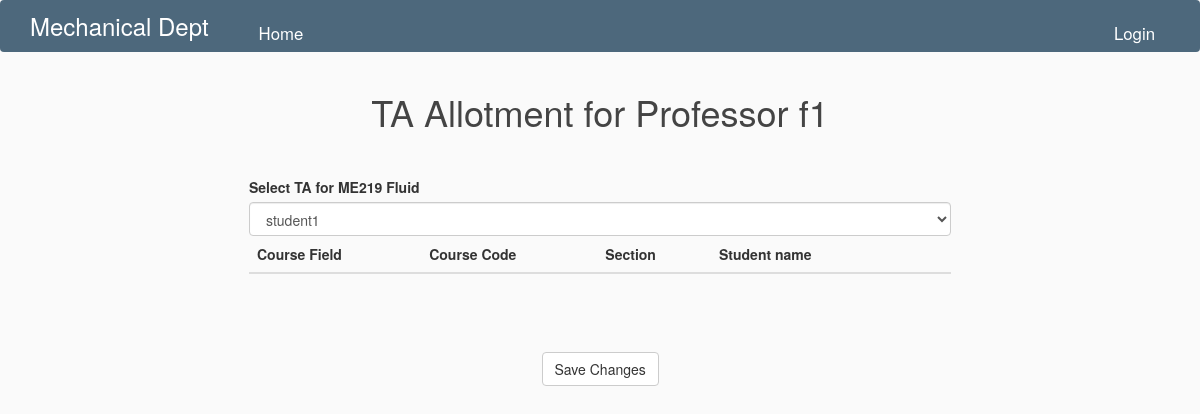
The page /ta_allotment/1 on the database its author committed.
### flaskblog/models.py (models this page shows, shortened)
class Faculty(db.Model):
    id = db.Column(db.Integer, primary_key = True)
    name = db.Column(db.String(60),nullable = True)
    email = db.Column(db.String(30),unique=True, nullable=False)
    field = db.Column(db.Enum(SubField), default = SubField.TFE,nullable = False)
    courses = association_proxy('course_faculty','course')
    mail_confirmation = db.Column(db.Boolean, default=False)

class Course(db.Model):
    id = db.Column(db.Integer, primary_key=True)
    code = db.Column(db.String(10), nullable=True)
    name = db.Column(db.String(60), nullable=True)
    field = db.Column(db.Enum(SubField), default=SubField.TFE, nullable=False)
    instructors = association_proxy('course_faculty', 'faculty')
    tas = association_proxy('course_ta', 'ta')

### flaskblog/routes.py (the view)
@app.route("/ta_allotment/<int:faculty_id>")
def ta_allot(faculty_id):
    faculty = Faculty.query.filter_by(id=faculty_id)[0]
    course_query = Course_Faculty.query.filter_by(faculty_id=faculty_id)
    course_ta = Course_Ta.query.all()
    print('courses here')
    for course in course_query:
        print(course.course_id,course.faculty_id)
    student_query = Student.query.filter_by(field=faculty.field)
    courses = [{'id':c.course.id,'code':c.course.code,'name':c.course.name, 'section':c.section.value} for c in course_query]
    students = [{'id':student.id,'name':student.name} for student in student_query]
    ta = [{'student_id':c.student_id, 'course_id':c.course_id, 'section':c.section.value} for c in course_ta]
    print(courses)
    print(students)
    print(ta)
    return render_template('ta_allotment.html', courses=courses, course_ta=course_ta, students=students,faculty={'name':faculty.name,'id':faculty.id})

### flaskblog/templates/ta_allotment.html (shortened to what this page needs)
{%extends "layout.html" %}
{% block content %}
    <h1 style="text-align:center; margin-bottom: 45px;">TA Allotment for Professor {{ faculty.name }}</h1>
    {% for course in courses %}
        <div class="row" style="width:60%; margin:auto; margin-top: 3%; margin-bottom: 2%;">
            <label>Select TA for {{course.code}} {{ course.name }}</label>
            <select name="{{course.code}}" data-live-search="true" id="{{course.code}}" class="form-control" title="Select Student">
                {% for student in students %}
                <option value="{{student.id}}">{{student.name}}</option>
                {% endfor %}
            </select>
            <table class="table table-striped">
                        <thead>
                            <tr>
                                <th>Course Field</th>
                                <th>Course Code</th>
                                <th>Section</th>
                                <th>Student name</th>
                                <th></th>
                                <th></th>
                            </tr>
                        </thead>
                    </table>
        </div>
    {% endfor %}
    <div style="width:10%; margin:auto; margin-top:5%;">
        <button onclick="allot_ta()" class="btn btn-default">Save Changes</button>
    </div>
{% endblock content %}

### flaskblog/static/main.css (style rules this page uses)
body { background: #fafafa; color: #333333; }
h1, h2, h3, h4, h5, h6 { color: #444444; }

### rows shown on the page
Faculty: name "f1"
Course: code "ME219", name "Fluid"

### other values the page prints
form field ME219 "student1"
